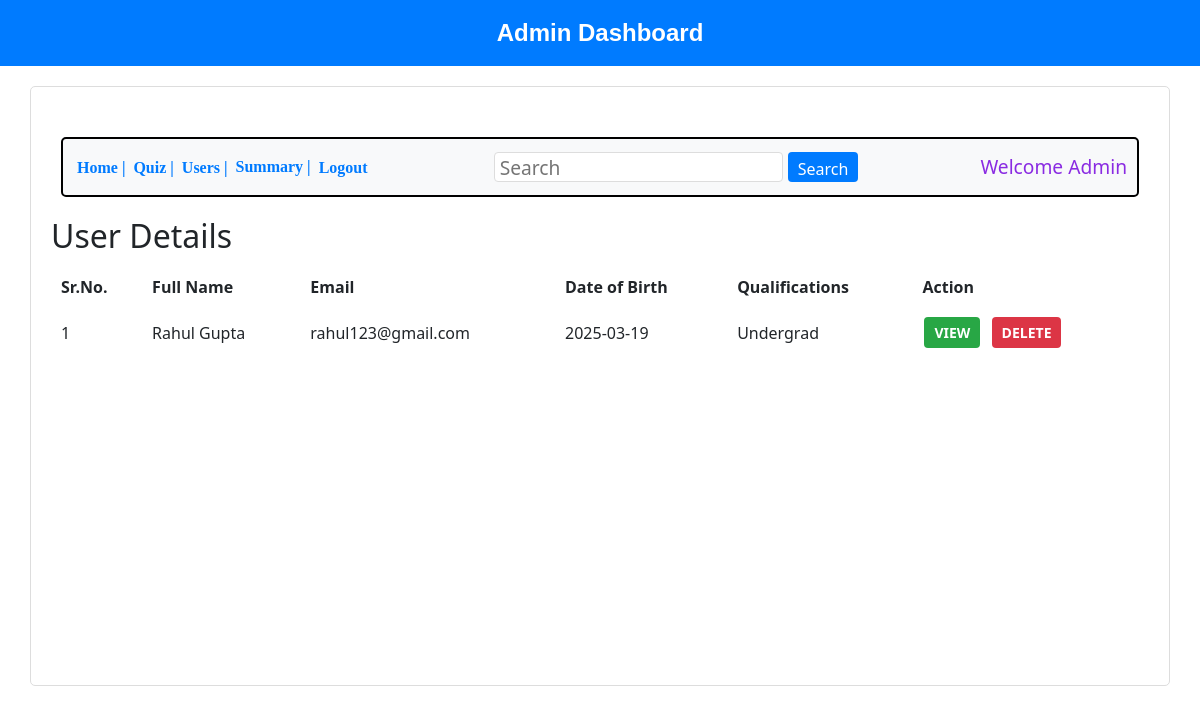
The app's page /show_user, older data.
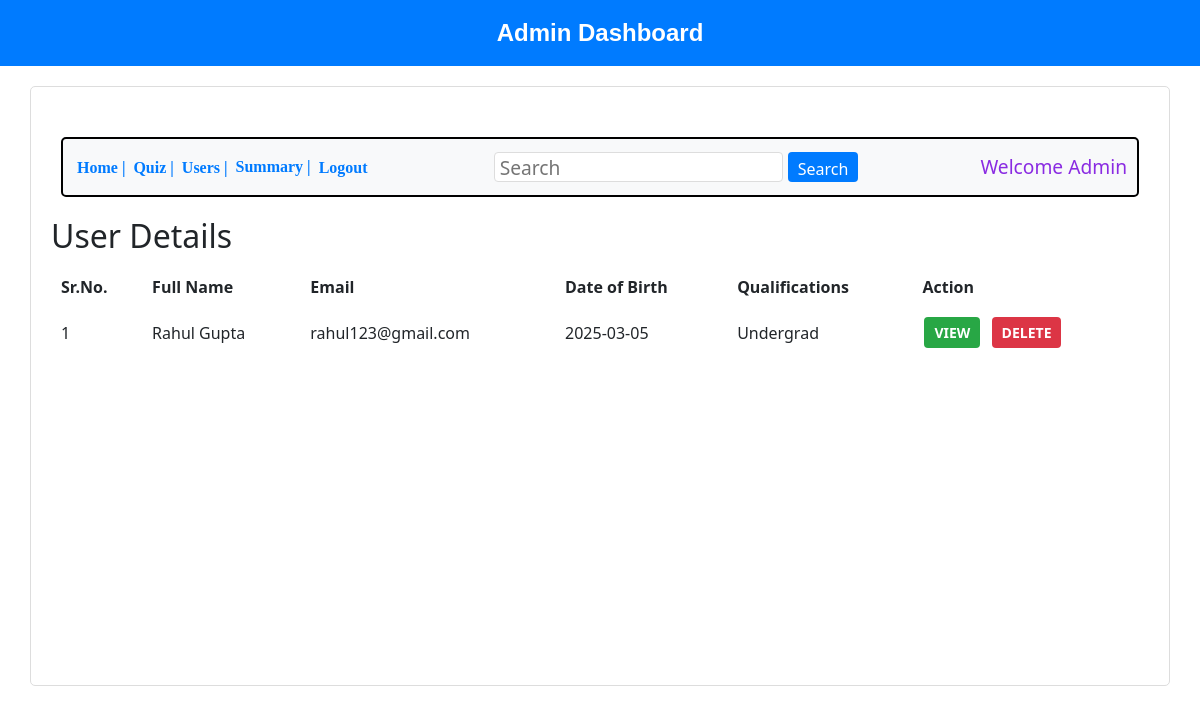
The same page, newer data.
### backend/models.py (models this page shows)
class User(db.Model):
    __tablename__ = "user_info"
    id = db.Column(db.Integer, primary_key=True)
    email = db.Column(db.String, unique=True, nullable=False)
    pwd = db.Column(db.String, nullable=False)
    full_name = db.Column(db.String, nullable=True)
    qual = db.Column(db.String, nullable=True)
    dob = db.Column(db.String, nullable=True)
    role = db.Column(db.Integer, nullable=False, default=1)  # 0 for admin, 1 for regular user

### backend/controllers.py (the view)
@app.route("/show_user")
def show_user():
    users = User.query.filter_by(role=1).all()  # Filter for regular users (role=1)
    return render_template("show_user.html", users=users, name=request.args.get('email', 'Admin'))

### templates/show_user.html (shortened to what this page needs)
<!DOCTYPE html>
<html lang="en">
<head>
    <link rel="stylesheet" href="/static/style.css">
    <link rel="stylesheet" href="https://cdnjs.cloudflare.com/ajax/libs/bootstrap/5.3.2/css/bootstrap.min.css">
</head>
<body>
    <header class="header2">Admin Dashboard</header>
    <div class="bordertime">
        <div class="button-container">
            <a href="/admin_dash"><button class="nav-button">Home |</button></a>
            <a href="/show_quiz"><button class="nav-button">Quiz |</button></a>
            <a href="/show_user"><button class="nav-button">Users |</button></a>
            <button class="nav-button">Summary |</button>
            <a href="/login"><button class="nav-button">Logout</button></a>
            <input class="search" type="search" placeholder="Search">
            <button class="searching">Search</button>
            <h4 class="text">Welcome {{ name }}</h4>
        </div>
        <h2>User Details</h2>
        {% if users %}
            <table class="subject-table">
                <thead>
                    <tr>
                        <th>Sr.No.</th>
                        <th>Full Name</th>
                        <th>Email</th>
                        <th>Date of Birth</th>
                        <th>Qualifications</th>
                        <th>Action</th>
                    </tr>
                </thead>
                <tbody>
                    {% for user in users %}
                        <tr>
                            <td>{{ loop.index }}</td>
                            <td>{{ user.full_name }}</td>
                            <td>{{ user.email }}</td>
                            <td>{{ user.dob }}</td>
                            <td>{{ user.qual }}</td>
                            <td>
                                <button class="action-btn show-btn" data-bs-toggle="modal"
                                        data-bs-target="#viewUserModal"
                                        data-user-id="{{ user.id }}"
                                        data-user-fullname="{{ user.full_name }}"
                                        data-user-email="{{ user.email }}"
                                        data-user-dob="{{ user.dob }}"
                                        data-user-qualifications="{{ user.qual }}">
                                    VIEW
                                </button>
                                <a href="{{ url_for('delete_user', user_id=user.id) }}"
                                   onclick="return confirm('Are you sure you want to delete this user?')">
                                    <button class="action-btn delete-btn">DELETE</button>
                                </a>
                            </td>
                        </tr>
                    {% endfor %}
                </tbody>
            </table>
        {% else %}
            <div class="no-subjects">
                <h3>No Users available</h3>
            </div>
        {% endif %}
    </div>
</body>
</html>

Row changes from the older to the newer data that the page shows:
changed User "Rahul Gupta": dob "2025-03-19" → "2025-03-05"
